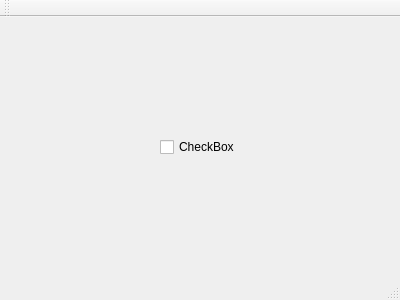
<?xml version="1.0" encoding="UTF-8"?>
<ui version="4.0">
 <class>MainWindow</class>
 <widget class="QMainWindow" name="MainWindow">
  <property name="geometry">
   <rect>
    <x>0</x>
    <y>0</y>
    <width>400</width>
    <height>300</height>
   </rect>
  </property>
  <property name="windowTitle">
   <string>MainWindow</string>
  </property>
  <widget class="QWidget" name="centralWidget">
   <widget class="QCheckBox" name="checkBox">
    <property name="geometry">
     <rect>
      <x>160</x>
      <y>120</y>
      <width>86</width>
      <height>20</height>
     </rect>
    </property>
    <property name="text">
     <string>CheckBox</string>
    </property>
   </widget>
  </widget>
  <widget class="QMenuBar" name="menuBar">
   <property name="geometry">
    <rect>
     <x>0</x>
     <y>0</y>
     <width>400</width>
     <height>22</height>
    </rect>
   </property>
  </widget>
  <widget class="QToolBar" name="mainToolBar">
   <attribute name="toolBarArea">
    <enum>TopToolBarArea</enum>
   </attribute>
   <attribute name="toolBarBreak">
    <bool>false</bool>
   </attribute>
  </widget>
  <widget class="QStatusBar" name="statusBar"/>
 </widget>
 <layoutdefault spacing="6" margin="11"/>
 <resources/>
 <connections/>
</ui>
